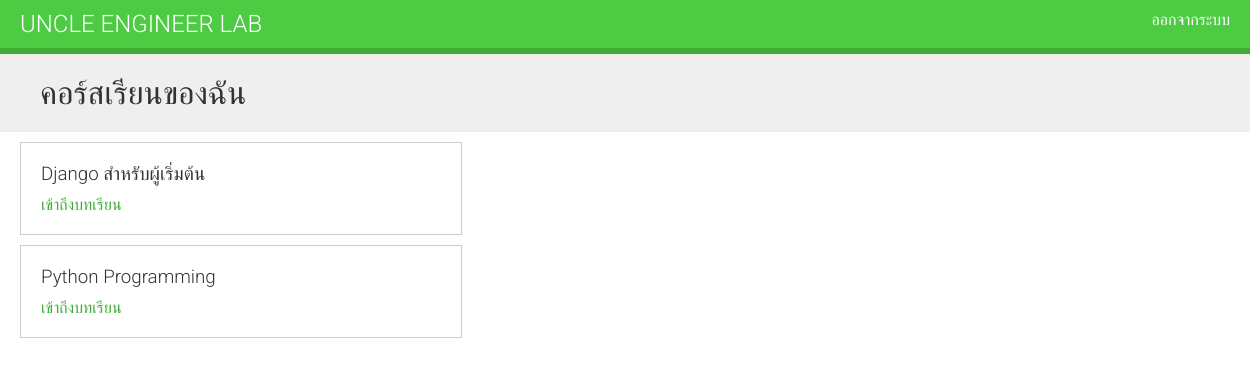
Before: /students/courses/ (signed in) with the older database file.
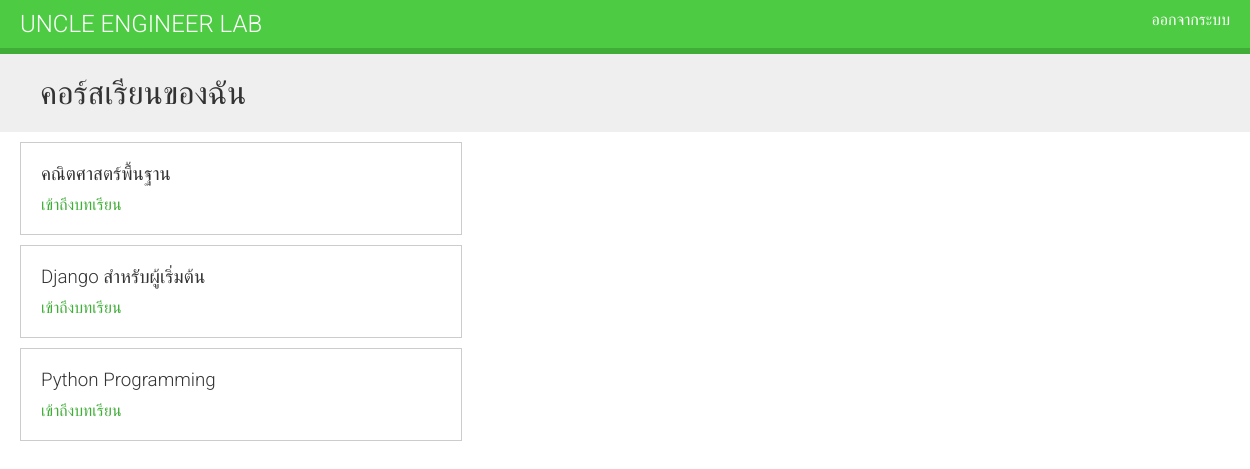
After: the same page with the newer database file.
### courses/models.py (models this page shows, shortened)
class Course(models.Model):
    students = models.ManyToManyField(User,
                                    related_name='courses_joined',
                                    blank=True)
    owner = models.ForeignKey(User,related_name='courses_created',on_delete=models.CASCADE)
    subject = models.ForeignKey(Subject,related_name='courses',on_delete=models.CASCADE)
    title = models.CharField(max_length=200)
    slug = models.SlugField(max_length=200, unique=True)
    overview = models.TextField()
    created = models.DateTimeField(auto_now_add=True)
    class Meta:
        ordering = ['-created']

### students/views.py (the view)
class StudentCourseListView(LoginRequiredMixin, ListView):
    model = Course
    template_name = 'students/course/list.html'
    def get_queryset(self):
        qs = super(StudentCourseListView, self).get_queryset()
        return qs.filter(students__in=[self.request.user])

### students/templates/students/course/list.html (shortened to what this page needs)
{% extends "base.html" %}
{% block content %}
    <h1>คอร์สเรียนของฉัน</h1>
    <div class="module">
        {% for course in object_list %}
            <div class="course-info">
                <h3>{{ course.title }}</h3>
                <p><a href="{% url "student_course_detail" course.id %}">
                เข้าถึงบทเรียน</a></p>
            </div>
        {% empty %}
            <p>
                คุณยังไม่เข้าเรียนคอร์สใดๆ
                <a href="{% url "course_list" %}">ค้นหาคอร์สเรียน</a>
                เพื่อเข้าเรียน
            </p>
        {% endfor %}
    </div>
{% endblock %}

Changed rows visible on the page:
added Course: title "คณิตศาสตร์พื้นฐาน"
